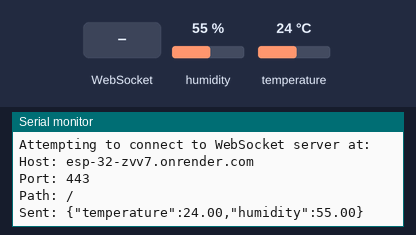
Bench run of a sketch on a simulated ESP32. On the bench: the last lines printed to the serial monitor. The test bench sets the inputs (shaded band); at power-on: humidity 55 %, temperature 24 °C. WiFi joins after 1.5 s; servers stay silent unless stated.

Above: at 2.7 s.
2.8 s: WebSocket text "1" received
At 3.6 s:
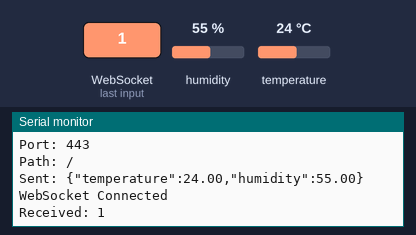
4.3 s: humidity set to 22 %
At 5.4 s:
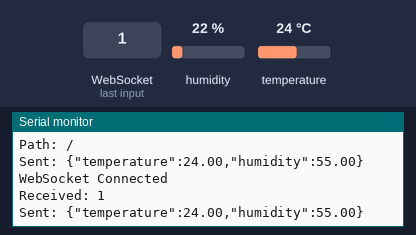
5.8 s: temperature set to 12 °C
At 7.0 s:
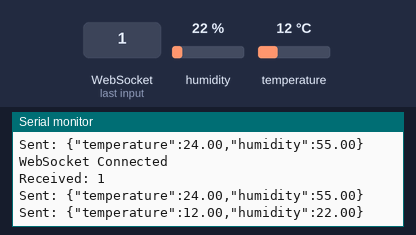
7.3 s: WebSocket text "0" received
At 7.9 s:
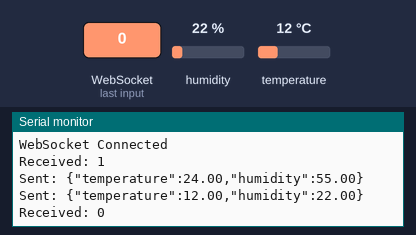
8.8 s: humidity set to 40 %
At 11.0 s:
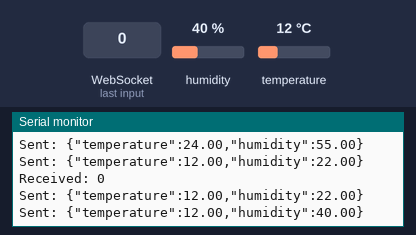
Timing chart, 0 to 11.3 s (numbered marks = the images above; inputs shaded):
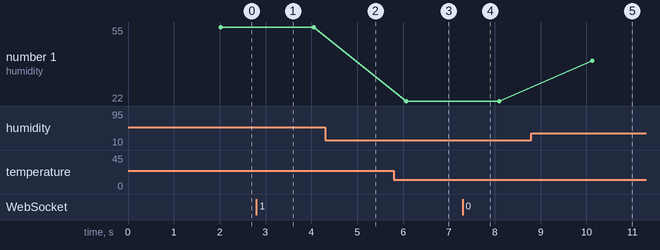

Measured:
- after the input at 2.8 s, the serial monitor: prints a new line at once (image 1)
- after the input at 5.8 s, the serial monitor: prints a new line after 0.27 s (image 3)
- after the input at 7.3 s, the serial monitor: prints a new line at once (image 4)
- after the input at 8.8 s, the serial monitor: prints a new line after 1.3 s (image 5)
- plotted number 1: 22 → 40 after the input at 8.8 s

The sketch:

esp32_dht11_websocket.ino
```cpp
#include <WiFi.h>
#include <WebSocketsClient.h>
#include <DHT.h>

// WiFi credentials
const char* ssid = "Noisebridge";
const char* password = "noisebridge";

// WebSocket server - Render config (secure WSS)
const char* websocket_host = "esp-32-zvv7.onrender.com"; // No https:// prefix, no trailing slash
const uint16_t websocket_port = 443; // 443 for secure connections
const char* websocket_path = "/";

// DHT setup
#define DHTPIN 23  // GPIO where DHT11 is connected
#define DHTTYPE DHT11
DHT dht(DHTPIN, DHTTYPE);

// WebSocket client
WebSocketsClient webSocket;

void webSocketEvent(WStype_t type, uint8_t* payload, size_t length) {
  if (type == WStype_DISCONNECTED) {
    Serial.println("WebSocket Disconnected");
  } else if (type == WStype_CONNECTED) {
    Serial.println("WebSocket Connected");
  } else if (type == WStype_TEXT) {
    Serial.printf("Received: %s\n", payload);
  }
}

void setup() {
  Serial.begin(115200);
  dht.begin();

  // Connect to Wi-Fi
  WiFi.begin(ssid, password);
  Serial.print("Connecting to WiFi");
  while (WiFi.status() != WL_CONNECTED) {
    delay(500);
    Serial.print(".");
  }
  Serial.println(" connected");
  Serial.print("IP address: ");
  Serial.println(WiFi.localIP());

  // WebSocket setup - USING SSL for Render
  webSocket.beginSSL(websocket_host, websocket_port, websocket_path);
  webSocket.onEvent(webSocketEvent);

  // Optional: Set reconnect interval (helps with stability)
  webSocket.setReconnectInterval(5000);

  // For debugging
  Serial.println("Attempting to connect to WebSocket server at:");
  Serial.print("Host: ");
  Serial.println(websocket_host);
  Serial.print("Port: ");
  Serial.println(websocket_port);
  Serial.print("Path: ");
  Serial.println(websocket_path);
}

void loop() {
  webSocket.loop();

  static unsigned long lastSendTime = 0;
  if (millis() - lastSendTime > 2000) {  // Send every 2 seconds
    float temp = dht.readTemperature();
    float hum = dht.readHumidity();

    if (!isnan(temp) && !isnan(hum)) {
      String message = "{\"temperature\":" + String(temp) + ",\"humidity\":" + String(hum) + "}";
      webSocket.sendTXT(message);
      Serial.println("Sent: " + message);
    } else {
      Serial.println("Failed to read from DHT sensor");
    }

    lastSendTime = millis();
  }
} 
```
